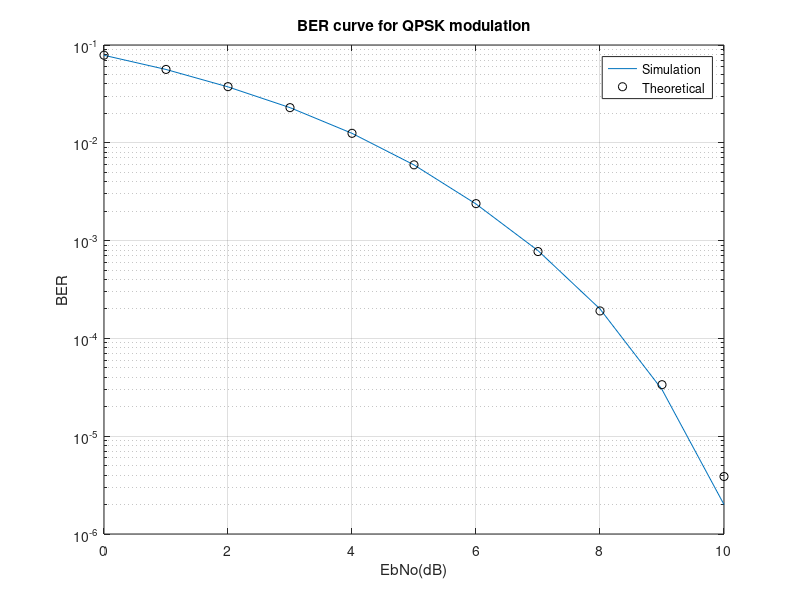

Here is the MATLAB script that generated this plot:

clear;
close all;

num_bit = 1e6;
EbNodB = 0:1:10;
EbNo = 10.^(EbNodB / 10);

for n = 1:length(EbNodB)
    si = 2 * (round(rand(1, num_bit)) - 0.5);
    sq = 2 * (round(rand(1, num_bit)) - 0.5);
    s = si + 1j * sq;
    w = (1 / sqrt(2 * EbNo(n))) * (randn(1, num_bit) + 1j * randn(1, num_bit));
    r = s + w;
    si_ = sign(real(r));
    sq_ = sign(imag(r));
    ber1 = (num_bit - sum(si == si_)) / num_bit;
    ber2 = (num_bit - sum(sq == sq_)) / num_bit;
    sim_BER(n) = mean([ber1 ber2]);
end

the_Ber = 0.5 * erfc(sqrt(10.^(EbNodB / 10)));

semilogy(EbNodB, sim_BER, '-');
hold on
semilogy(EbNodB, the_Ber, 'ko');
title('BER curve for QPSK modulation');
legend('Simulation', 'Theoretical');
xlabel('EbNo(dB)');
ylabel('BER');
grid on

